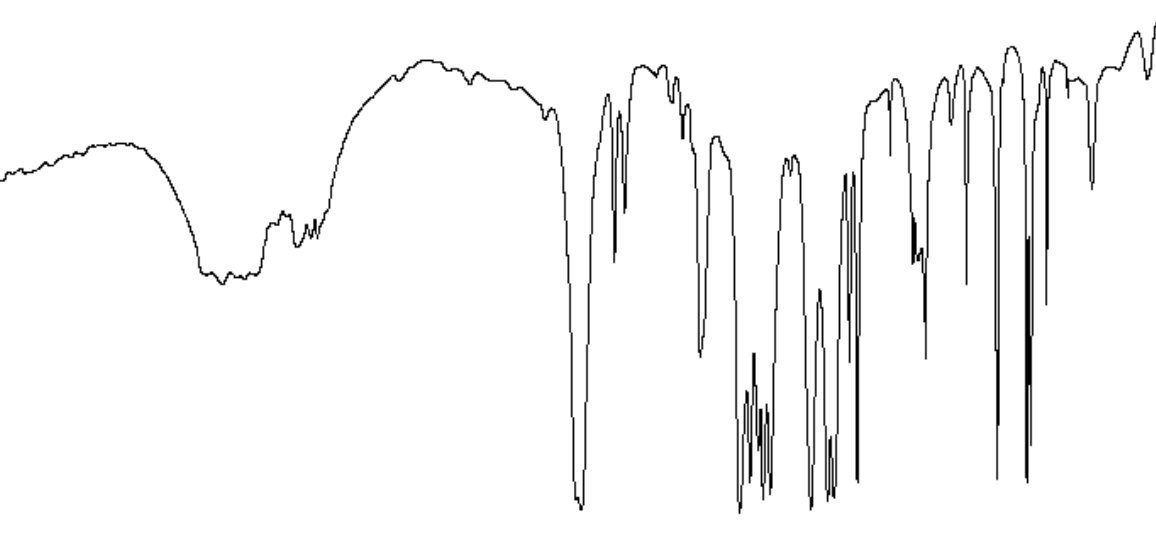
#> input picture interpretation/rough_ir.PNG, 1156 x 537 px
$ python ir_reader.py
#> lines starting #> are read from the running program, lines starting #| are printed output that depends on the picture
import numpy as np
import matplotlib.pyplot as plt
import cv2

########################################################################################################################


def peak_finder(data, n=10):
    """
    Similar to Scipy's find peaks function only this is cobbled together myself, and can hopefully apply it to my bugger
    of a problem (revise commenting).
    Checks all elements of a passed list and sees if they are the highest value in a +- n range, if yes then appends
    peak index to be returned
    :param data: list/array, 1D array of integers
    :param n: int, sets the range of the area for each data element to be compared against
    :return: list, indices of peak positions
    """
    peaks = []

    for d_index, i in enumerate(data):
        n_range = data[d_index - n : d_index + n]  # get index specific range of elements for comparison
        highest_peak = np.sum(i >= n_range)  # summaiton of booleans
        if highest_peak == 2 * n:  # if the peak is greater than or equal to (accounting for itself) 2 * range
            peaks.append(d_index)

    return peaks


########################################################################################################################


plt.rcParams['figure.figsize'] = (15,5)

im = cv2.imread('rough_ir.PNG')  # read image and convert to numpy array
#> im is the input picture: shape (537, 1156, 3); min 0, max 255, mean 247.1
non_white = np.where(im != 255)  # find coordinates of non white cells to extract plot
a, b, c = non_white  # unpack arrays


plt.subplot(131)
plt.plot(b[:50000:20], '.', color='blue')
plt.title('first half')
plt.ylim(0,1200)
plt.subplot(132)
plt.plot(b[50000::20], '.', color='red')
plt.title('second half')
plt.ylim(0,1200)
plt.subplot(133)
plt.plot(b[::20], '.', color='green')
plt.title('full')
plt.ylim(0,1200)
plt.savefig('created_images/proof_of_irregular_array_creation.PNG', bbox_inches='tight')
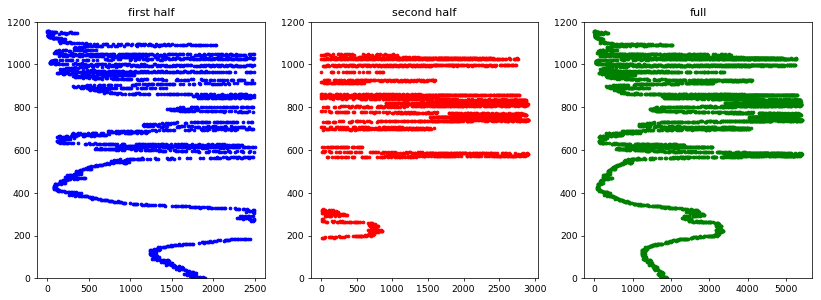
#> figure drawn by matplotlib, 3 panels; panel 1: curve peaks at x = 0, y = 1155; panel 2: curve peaks at x = 171, y = 1049; panel 3: curve peaks at x = 0, y = 1155
plt.show()
